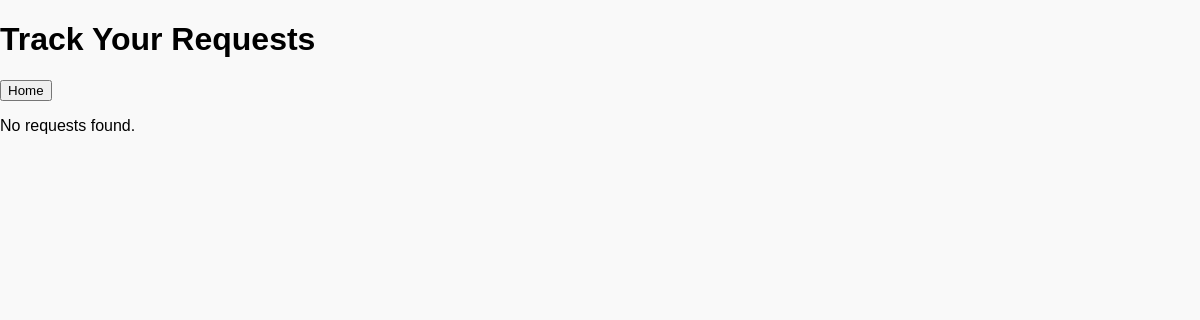
The app's page /services/track/ (signed in), older data.
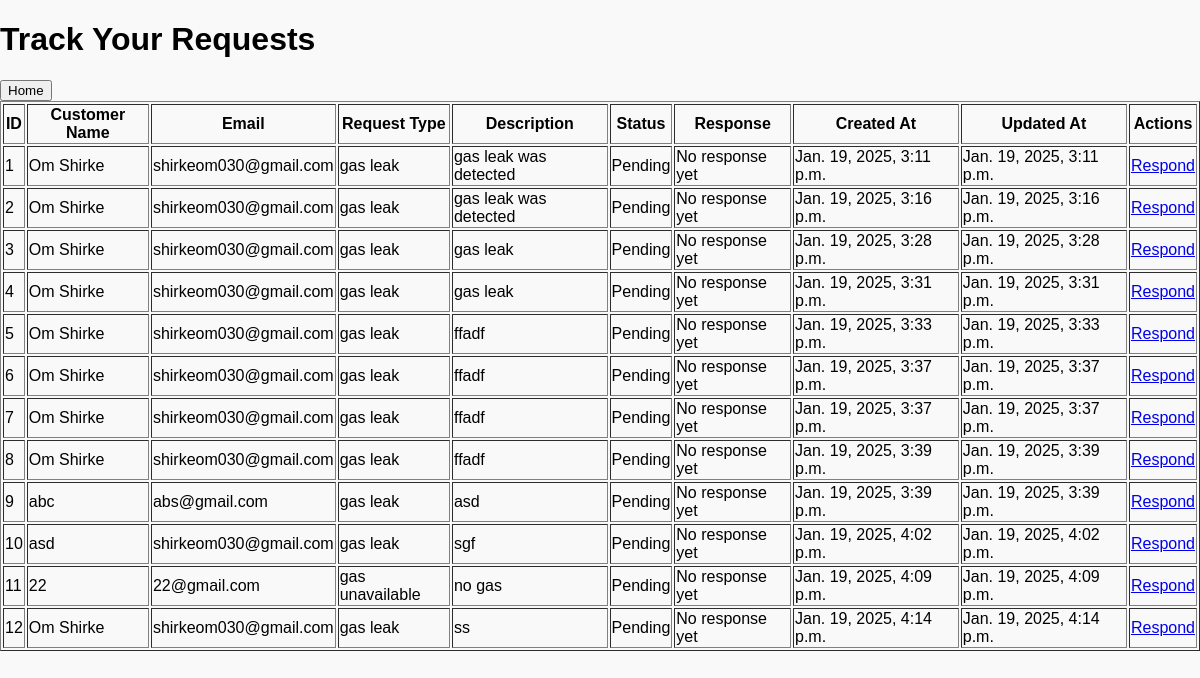
The same page, newer data.
### services/models.py (models this page shows, shortened)
class ServiceRequest(models.Model):
    STATUS_CHOICES = [
        ('PENDING', 'Pending'),
        ('IN_PROGRESS', 'In Progress'),
        ('RESOLVED', 'Resolved'),
    ]
    customer_name = models.CharField(max_length=255)
    email = models.EmailField()
    request_type = models.CharField(max_length=100)
    description = models.TextField()
    status = models.CharField(max_length=20, choices=STATUS_CHOICES, default='PENDING')
    created_at = models.DateTimeField(auto_now_add=True)
    updated_at = models.DateTimeField(auto_now=True)
    user = models.ForeignKey(User, on_delete=models.CASCADE)
    response = models.TextField(null=True, blank=True)

### services/views.py (the view)
# urls.py: path('track/', views.track_request, name='track_request'),
@login_required
def track_request(request):
    requests = ServiceRequest.objects.filter(user=request.user)
    return render(request, 'services/track_request.html', {'requests': requests})

### services/templates/services/track_request.html (shortened to what this page needs)
<!DOCTYPE html>
<html lang="en">
  <head>
    {% load static %}
    <link rel="stylesheet" href="{% static 'css/styles.css' %}" />
  </head>
  <body>
    <h1>Track Your Requests</h1>
    <a href="{% url 'home' %}">
      <button type="button">Home</button>
    </a>
    {% if requests %}
    <table border="1">
      <thead>
        <tr>
          <th>ID</th>
          <th>Customer Name</th>
          <th>Email</th>
          <th>Request Type</th>
          <th>Description</th>
          <th>Status</th>
          <th>Response</th>
          <th>Created At</th>
          <th>Updated At</th>
          <th>Actions</th>
        </tr>
      </thead>
      <tbody>
        {% for request in requests %}
        <tr>
          <td>{{ request.id }}</td>
          <td>{{ request.customer_name }}</td>
          <td>{{ request.email }}</td>
          <td>{{ request.request_type }}</td>
          <td>{{ request.description }}</td>
          <td>{{ request.get_status_display }}</td>
          <td>{{ request.response|default:"No response yet" }}</td>
          <td>{{ request.created_at }}</td>
          <td>{{ request.updated_at }}</td>
          <td>
            {% if user.is_staff %}
            <a href="{% url 'services:respond' request.id %}">Respond</a>
            {% endif %}
          </td>
        </tr>
        {% endfor %}
      </tbody>
    </table>
    {% else %}
    <p>No requests found.</p>
    {% endif %}
  </body>
</html>

Row changes from the older to the newer data that the page shows:
added ServiceRequest: id "1", customer_name "Om Shirke", email "shirkeom030@gmail.com", request_type "gas leak", description "gas leak was detected", status "Pending", response "No response yet", created_at "Jan. 19, 2025, 3:11 p.m.", updated_at "Jan. 19, 2025, 3:11 p.m."
added ServiceRequest: id "2", customer_name "Om Shirke", email "shirkeom030@gmail.com", request_type "gas leak", description "gas leak was detected", status "Pending", response "No response yet", created_at "Jan. 19, 2025, 3:16 p.m.", updated_at "Jan. 19, 2025, 3:16 p.m."
added ServiceRequest: id "3", customer_name "Om Shirke", email "shirkeom030@gmail.com", request_type "gas leak", description "gas leak", status "Pending", response "No response yet", created_at "Jan. 19, 2025, 3:28 p.m.", updated_at "Jan. 19, 2025, 3:28 p.m."
added ServiceRequest: id "4", customer_name "Om Shirke", email "shirkeom030@gmail.com", request_type "gas leak", description "gas leak", status "Pending", response "No response yet", created_at "Jan. 19, 2025, 3:31 p.m.", updated_at "Jan. 19, 2025, 3:31 p.m."
added ServiceRequest: id "5", customer_name "Om Shirke", email "shirkeom030@gmail.com", request_type "gas leak", description "ffadf", status "Pending", response "No response yet", created_at "Jan. 19, 2025, 3:33 p.m.", updated_at "Jan. 19, 2025, 3:33 p.m."
added ServiceRequest: id "6", customer_name "Om Shirke", email "shirkeom030@gmail.com", request_type "gas leak", description "ffadf", status "Pending", response "No response yet", created_at "Jan. 19, 2025, 3:37 p.m.", updated_at "Jan. 19, 2025, 3:37 p.m."
added ServiceRequest: id "7", customer_name "Om Shirke", email "shirkeom030@gmail.com", request_type "gas leak", description "ffadf", status "Pending", response "No response yet", created_at "Jan. 19, 2025, 3:37 p.m.", updated_at "Jan. 19, 2025, 3:37 p.m."
added ServiceRequest: id "8", customer_name "Om Shirke", email "shirkeom030@gmail.com", request_type "gas leak", description "ffadf", status "Pending", response "No response yet", created_at "Jan. 19, 2025, 3:39 p.m.", updated_at "Jan. 19, 2025, 3:39 p.m."
added ServiceRequest: id "9", customer_name "abc", email "abs@gmail.com", request_type "gas leak", description "asd", status "Pending", response "No response yet", created_at "Jan. 19, 2025, 3:39 p.m.", updated_at "Jan. 19, 2025, 3:39 p.m."
added ServiceRequest: id "10", customer_name "asd", email "shirkeom030@gmail.com", request_type "gas leak", description "sgf", status "Pending", response "No response yet", created_at "Jan. 19, 2025, 4:02 p.m.", updated_at "Jan. 19, 2025, 4:02 p.m."
added ServiceRequest: id "11", customer_name "22", email "22@gmail.com", request_type "gas unavailable", description "no gas", status "Pending", response "No response yet", created_at "Jan. 19, 2025, 4:09 p.m.", updated_at "Jan. 19, 2025, 4:09 p.m."
added ServiceRequest: id "12", customer_name "Om Shirke", email "shirkeom030@gmail.com", request_type "gas leak", description "ss", status "Pending", response "No response yet", created_at "Jan. 19, 2025, 4:14 p.m.", updated_at "Jan. 19, 2025, 4:14 p.m."
Text that changed along with them:
text no longer shown: "No requests found."
text now shown: "ID Customer Name Email Request Type Description Status Response Created At Updated At Actions"
